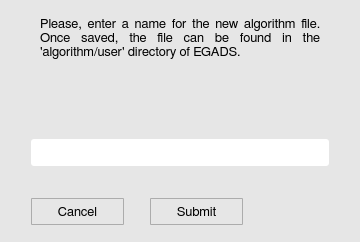
<?xml version="1.0" encoding="UTF-8"?>
<ui version="4.0">
 <class>Addfilename</class>
 <widget class="QWidget" name="Addfilename">
  <property name="geometry">
   <rect>
    <x>0</x>
    <y>0</y>
    <width>360</width>
    <height>242</height>
   </rect>
  </property>
  <property name="minimumSize">
   <size>
    <width>360</width>
    <height>210</height>
   </size>
  </property>
  <property name="maximumSize">
   <size>
    <width>360</width>
    <height>16777215</height>
   </size>
  </property>
  <property name="font">
   <font>
    <family>FreeSans</family>
    <pointsize>10</pointsize>
    <stylestrategy>PreferAntialias</stylestrategy>
    <kerning>true</kerning>
   </font>
  </property>
  <property name="windowTitle">
   <string>Save an algorithm file</string>
  </property>
  <property name="windowIcon">
   <iconset>
    <normaloff>icons/save_icon.svg</normaloff>icons/save_icon.svg</iconset>
  </property>
  <property name="styleSheet">
   <string notr="true">QWidget {
	background-color: rgb(230,230,230);
}</string>
  </property>
  <layout class="QGridLayout" name="gridLayout">
   <item row="0" column="0" colspan="2">
    <layout class="QHBoxLayout" name="horizontalLayout_3">
     <item>
      <spacer name="horizontalSpacer_6">
       <property name="orientation">
        <enum>Qt::Horizontal</enum>
       </property>
       <property name="sizeType">
        <enum>QSizePolicy::Fixed</enum>
       </property>
       <property name="sizeHint" stdset="0">
        <size>
         <width>20</width>
         <height>20</height>
        </size>
       </property>
      </spacer>
     </item>
     <item>
      <widget class="QLabel" name="ac_label">
       <property name="minimumSize">
        <size>
         <width>280</width>
         <height>70</height>
        </size>
       </property>
       <property name="maximumSize">
        <size>
         <width>280</width>
         <height>90</height>
        </size>
       </property>
       <property name="font">
        <font>
         <family>FreeSans</family>
         <pointsize>10</pointsize>
         <weight>50</weight>
         <bold>false</bold>
         <stylestrategy>PreferAntialias</stylestrategy>
         <kerning>true</kerning>
        </font>
       </property>
       <property name="styleSheet">
        <string notr="true">QLabel {
	color: black;
}</string>
       </property>
       <property name="text">
        <string>Please, enter a name for the new algorithm file. Once saved, the file can be found in the 'algorithm/user' directory of EGADS.</string>
       </property>
       <property name="alignment">
        <set>Qt::AlignJustify|Qt::AlignTop</set>
       </property>
       <property name="wordWrap">
        <bool>true</bool>
       </property>
      </widget>
     </item>
     <item>
      <spacer name="horizontalSpacer_7">
       <property name="orientation">
        <enum>Qt::Horizontal</enum>
       </property>
       <property name="sizeType">
        <enum>QSizePolicy::Fixed</enum>
       </property>
       <property name="sizeHint" stdset="0">
        <size>
         <width>20</width>
         <height>20</height>
        </size>
       </property>
      </spacer>
     </item>
    </layout>
   </item>
   <item row="1" column="0">
    <spacer name="verticalSpacer_2">
     <property name="orientation">
      <enum>Qt::Vertical</enum>
     </property>
     <property name="sizeType">
      <enum>QSizePolicy::Fixed</enum>
     </property>
     <property name="sizeHint" stdset="0">
      <size>
       <width>20</width>
       <height>20</height>
      </size>
     </property>
    </spacer>
   </item>
   <item row="2" column="0" colspan="2">
    <layout class="QHBoxLayout" name="horizontalLayout_2">
     <item>
      <spacer name="horizontalSpacer_4">
       <property name="orientation">
        <enum>Qt::Horizontal</enum>
       </property>
       <property name="sizeType">
        <enum>QSizePolicy::Fixed</enum>
       </property>
       <property name="sizeHint" stdset="0">
        <size>
         <width>20</width>
         <height>20</height>
        </size>
       </property>
      </spacer>
     </item>
     <item>
      <widget class="QLineEdit" name="ac_line">
       <property name="minimumSize">
        <size>
         <width>250</width>
         <height>27</height>
        </size>
       </property>
       <property name="maximumSize">
        <size>
         <width>300</width>
         <height>27</height>
        </size>
       </property>
       <property name="font">
        <font>
         <family>FreeSans</family>
         <pointsize>9</pointsize>
         <weight>50</weight>
         <bold>false</bold>
         <stylestrategy>PreferAntialias</stylestrategy>
        </font>
       </property>
       <property name="styleSheet">
        <string notr="true">QLineEdit {
	border-radius: 3px;
    padding: 1px 4px 1px 4px;
	background-color:  rgb(255, 255, 255);
}</string>
       </property>
       <property name="frame">
        <bool>false</bool>
       </property>
      </widget>
     </item>
     <item>
      <spacer name="horizontalSpacer_5">
       <property name="orientation">
        <enum>Qt::Horizontal</enum>
       </property>
       <property name="sizeType">
        <enum>QSizePolicy::Fixed</enum>
       </property>
       <property name="sizeHint" stdset="0">
        <size>
         <width>20</width>
         <height>20</height>
        </size>
       </property>
      </spacer>
     </item>
    </layout>
   </item>
   <item row="3" column="1">
    <spacer name="verticalSpacer">
     <property name="orientation">
      <enum>Qt::Vertical</enum>
     </property>
     <property name="sizeType">
      <enum>QSizePolicy::Fixed</enum>
     </property>
     <property name="sizeHint" stdset="0">
      <size>
       <width>20</width>
       <height>20</height>
      </size>
     </property>
    </spacer>
   </item>
   <item row="4" column="0" colspan="2">
    <layout class="QHBoxLayout" name="horizontalLayout">
     <item>
      <spacer name="horizontalSpacer_2">
       <property name="orientation">
        <enum>Qt::Horizontal</enum>
       </property>
       <property name="sizeType">
        <enum>QSizePolicy::Fixed</enum>
       </property>
       <property name="sizeHint" stdset="0">
        <size>
         <width>20</width>
         <height>20</height>
        </size>
       </property>
      </spacer>
     </item>
     <item>
      <widget class="QToolButton" name="ac_cancelButton">
       <property name="minimumSize">
        <size>
         <width>93</width>
         <height>27</height>
        </size>
       </property>
       <property name="maximumSize">
        <size>
         <width>93</width>
         <height>27</height>
        </size>
       </property>
       <property name="font">
        <font>
         <family>FreeSans</family>
         <pointsize>10</pointsize>
         <weight>50</weight>
         <bold>false</bold>
         <stylestrategy>PreferAntialias</stylestrategy>
         <kerning>true</kerning>
        </font>
       </property>
       <property name="styleSheet">
        <string notr="true">QToolButton {
    border: 1px solid #acacac;
    border-radius: 1px;
    background-color: qlineargradient(x1: 0, y1: 0, x2: 0, y2: 1, 
								stop: 0 #f0f0f0, stop: 1 #e5e5e5);
	color: black;
}

QToolButton:hover {
	border: 1px solid #7eb4ea;
	border-radius: 1px;
	background-color: qlineargradient(x1:0, y1:0, x2:0, y2:1,
									stop:0 #ecf4fc, stop:1 #dcecfc);
}

QToolButton:pressed {
	border: 1px solid #579de5;
	border-radius: 1px;
	background-color: qlineargradient(x1:0, y1:0, x2:0, y2:1,
									stop:0 #daecfc, stop:1 #c4e0fc);
}</string>
       </property>
       <property name="text">
        <string>Cancel</string>
       </property>
      </widget>
     </item>
     <item>
      <spacer name="horizontalSpacer">
       <property name="orientation">
        <enum>Qt::Horizontal</enum>
       </property>
       <property name="sizeType">
        <enum>QSizePolicy::Fixed</enum>
       </property>
       <property name="sizeHint" stdset="0">
        <size>
         <width>20</width>
         <height>20</height>
        </size>
       </property>
      </spacer>
     </item>
     <item>
      <widget class="QToolButton" name="ac_submitButton">
       <property name="minimumSize">
        <size>
         <width>93</width>
         <height>27</height>
        </size>
       </property>
       <property name="maximumSize">
        <size>
         <width>93</width>
         <height>27</height>
        </size>
       </property>
       <property name="font">
        <font>
         <family>FreeSans</family>
         <pointsize>10</pointsize>
         <weight>50</weight>
         <bold>false</bold>
         <stylestrategy>PreferAntialias</stylestrategy>
         <kerning>true</kerning>
        </font>
       </property>
       <property name="styleSheet">
        <string notr="true">QToolButton {
    border: 1px solid #acacac;
    border-radius: 1px;
    background-color: qlineargradient(x1: 0, y1: 0, x2: 0, y2: 1, 
								stop: 0 #f0f0f0, stop: 1 #e5e5e5);
	color: black;
}

QToolButton:hover {
	border: 1px solid #7eb4ea;
	border-radius: 1px;
	background-color: qlineargradient(x1:0, y1:0, x2:0, y2:1,
									stop:0 #ecf4fc, stop:1 #dcecfc);
}

QToolButton:pressed {
	border: 1px solid #579de5;
	border-radius: 1px;
	background-color: qlineargradient(x1:0, y1:0, x2:0, y2:1,
									stop:0 #daecfc, stop:1 #c4e0fc);
}</string>
       </property>
       <property name="text">
        <string>Submit</string>
       </property>
      </widget>
     </item>
     <item>
      <spacer name="horizontalSpacer_3">
       <property name="orientation">
        <enum>Qt::Horizontal</enum>
       </property>
       <property name="sizeHint" stdset="0">
        <size>
         <width>40</width>
         <height>20</height>
        </size>
       </property>
      </spacer>
     </item>
    </layout>
   </item>
  </layout>
 </widget>
 <resources/>
 <connections/>
</ui>
